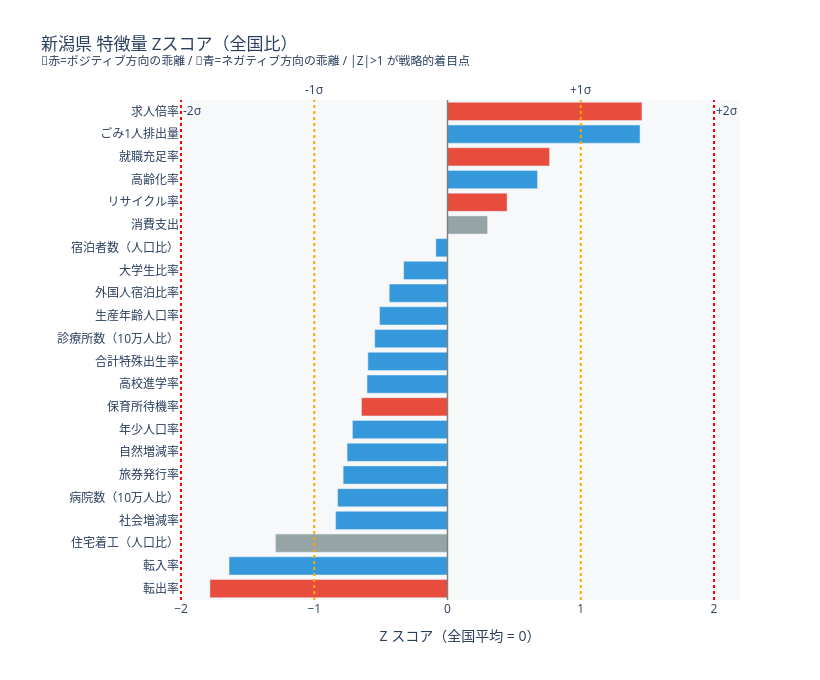

Notebook code cell kept with this figure:
### Markdown cell above
### 5-3. 新潟の Zスコアプロファイル（全国比）

### Code cell
# 新潟の各指標のZスコアを棒グラフ化
FEAT_JP = {
    '年少人口率':      '年少人口率',
    '生産年齢人口率':  '生産年齢人口率',
    '高齢化率':        '高齢化率',
    '出生率':          '合計特殊出生率',
    '転入率':          '転入率',
    '転出率':          '転出率',
    '社会増減率':      '社会増減率',
    '自然増減率':      '自然増減率',
    '求人倍率':        '求人倍率',
    '就職充足率':      '就職充足率',
    '大学生比率':      '大学生比率',
    '高校進学率':      '高校進学率',
    '宿泊者数_人口比': '宿泊者数（人口比）',
    '外国人宿泊比率':  '外国人宿泊比率',
    '旅券発行率':      '旅券発行率',
    '消費支出':        '消費支出',
    '住宅着工_人口比': '住宅着工（人口比）',
    'ごみ1人排出量':   'ごみ1人排出量',
    'リサイクル率':    'リサイクル率',
    '保育所待機率':    '保育所待機率',
    '病院数_人口比':   '病院数（10万人比）',
    '診療所数_人口比': '診療所数（10万人比）',
}

z_niigata = pd.Series(
    X_scaled[niigata_idx],
    index=FEATURE_COLS
)

z_df = pd.DataFrame({
    'feature':    list(FEAT_JP.keys()),
    'feature_jp': list(FEAT_JP.values()),
    'z_score':    [z_niigata[f] for f in FEAT_JP.keys()],
})
z_df['abs_z'] = z_df['z_score'].abs()
z_df = z_df.sort_values('z_score')

# 高いほど良い指標 / 低いほど良い指標
HIGH_IS_GOOD = {'年少人口率','生産年齢人口率','出生率','転入率','社会増減率',
                '自然増減率','求人倍率','就職充足率','大学生比率','高校進学率',
                '宿泊者数_人口比','外国人宿泊比率','旅券発行率','リサイクル率',
                '保育所充足率','病院数_人口比','診療所数_人口比'}
LOW_IS_GOOD  = {'高齢化率','転出率','ごみ1人排出量','保育所待機率'}

def color_bar(row):
    z = row['z_score']
    feat = row['feature']
    if feat in HIGH_IS_GOOD:
        return '#e74c3c' if z > 0 else '#3498db'
    elif feat in LOW_IS_GOOD:
        return '#3498db' if z > 0 else '#e74c3c'  # 逆
    return '#95a5a6'

z_df['color'] = z_df.apply(color_bar, axis=1)

fig_z = go.Figure(go.Bar(
    x=z_df['z_score'],
    y=z_df['feature_jp'],
    orientation='h',
    marker_color=z_df['color'],
    hovertemplate='%{y}: Z=%{x:.2f}<extra></extra>'
))
fig_z.add_vline(x=0,   line_dash='solid', line_color='gray', line_width=1.5)
fig_z.add_vline(x=1,   line_dash='dot',   line_color='orange', annotation_text='+1σ', annotation_position='top')
fig_z.add_vline(x=-1,  line_dash='dot',   line_color='orange', annotation_text='-1σ', annotation_position='top')
fig_z.add_vline(x=2,   line_dash='dot',   line_color='red', annotation_text='+2σ')
fig_z.add_vline(x=-2,  line_dash='dot',   line_color='red', annotation_text='-2σ')
fig_z.update_layout(
    title='新潟県 特徴量 Zスコア（全国比）<br>'
          '<sup>🔴赤=ポジティブ方向の乖離 / 🔵青=ネガティブ方向の乖離 / |Z|>1 が戦略的着目点</sup>',
    xaxis_title='Z スコア（全国平均 = 0）',
    width=820, height=680,
    plot_bgcolor='#f7f8fa',
    margin=dict(l=180)
)
fig_z.show()

### Figure 1 — Plotly figure (JSON) as saved in the notebook; plotly's stock layout.template omitted (floating-point values rounded to 4 significant figures)
{"data": [{"hovertemplate": "%{y}: Z=%{x:.2f}<extra></extra>", "marker": {"color": ["#e74c3c", "#3498db", "#95a5a6", "#3498db", "#3498db", "#3498db", "#3498db", "#3498db", "#e74c3c", "#3498db", "#3498db", "#3498db", "#3498db", "#3498db", "#3498db", "#3498db", "#95a5a6", "#e74c3c", "#3498db", "#e74c3c", "#3498db", "#e74c3c"]}, "orientation": "h", "type": "bar", "x": [-1.783, -1.639, -1.291, -0.8396, -0.8245, -0.7831, -0.7537, -0.7134, -0.6457, -0.6039, -0.5975, -0.5461, -0.5099, -0.4371, -0.3288, -0.08751, 0.3004, 0.4472, 0.6754, 0.766, 1.445, 1.459], "y": ["転出率", "転入率", "住宅着工（人口比）", "社会増減率", "病院数（10万人比）", "旅券発行率", "自然増減率", "年少人口率", "保育所待機率", "高校進学率", "合計特殊出生率", "診療所数（10万人比）", "生産年齢人口率", "外国人宿泊比率", "大学生比率", "宿泊者数（人口比）", "消費支出", "リサイクル率", "高齢化率", "就職充足率", "ごみ1人排出量", "求人倍率"]}], "layout": {"annotations": [{"showarrow": false, "text": "+1σ", "x": 1, "xanchor": "center", "xref": "x", "y": 1, "yanchor": "bottom", "yref": "y domain"}, {"showarrow": false, "text": "-1σ", "x": -1, "xanchor": "center", "xref": "x", "y": 1, "yanchor": "bottom", "yref": "y domain"}, {"showarrow": false, "text": "+2σ", "x": 2, "xanchor": "left", "xref": "x", "y": 1, "yanchor": "top", "yref": "y domain"}, {"showarrow": false, "text": "-2σ", "x": -2, "xanchor": "left", "xref": "x", "y": 1, "yanchor": "top", "yref": "y domain"}], "height": 680, "margin": {"l": 180}, "plot_bgcolor": "#f7f8fa", "shapes": [{"line": {"color": "gray", "dash": "solid", "width": 1.5}, "type": "line", "x0": 0, "x1": 0, "xref": "x", "y0": 0, "y1": 1, "yref": "y domain"}, {"line": {"color": "orange", "dash": "dot"}, "type": "line", "x0": 1, "x1": 1, "xref": "x", "y0": 0, "y1": 1, "yref": "y domain"}, {"line": {"color": "orange", "dash": "dot"}, "type": "line", "x0": -1, "x1": -1, "xref": "x", "y0": 0, "y1": 1, "yref": "y domain"}, {"line": {"color": "red", "dash": "dot"}, "type": "line", "x0": 2, "x1": 2, "xref": "x", "y0": 0, "y1": 1, "yref": "y domain"}, {"line": {"color": "red", "dash": "dot"}, "type": "line", "x0": -2, "x1": -2, "xref": "x", "y0": 0, "y1": 1, "yref": "y domain"}], "title": {"text": "新潟県 特徴量 Zスコア（全国比）<br><sup>🔴赤=ポジティブ方向の乖離 / 🔵青=ネガティブ方向の乖離 / |Z|>1 が戦略的着目点</sup>"}, "width": 820, "xaxis": {"title": {"text": "Z スコア（全国平均 = 0）"}}}}
